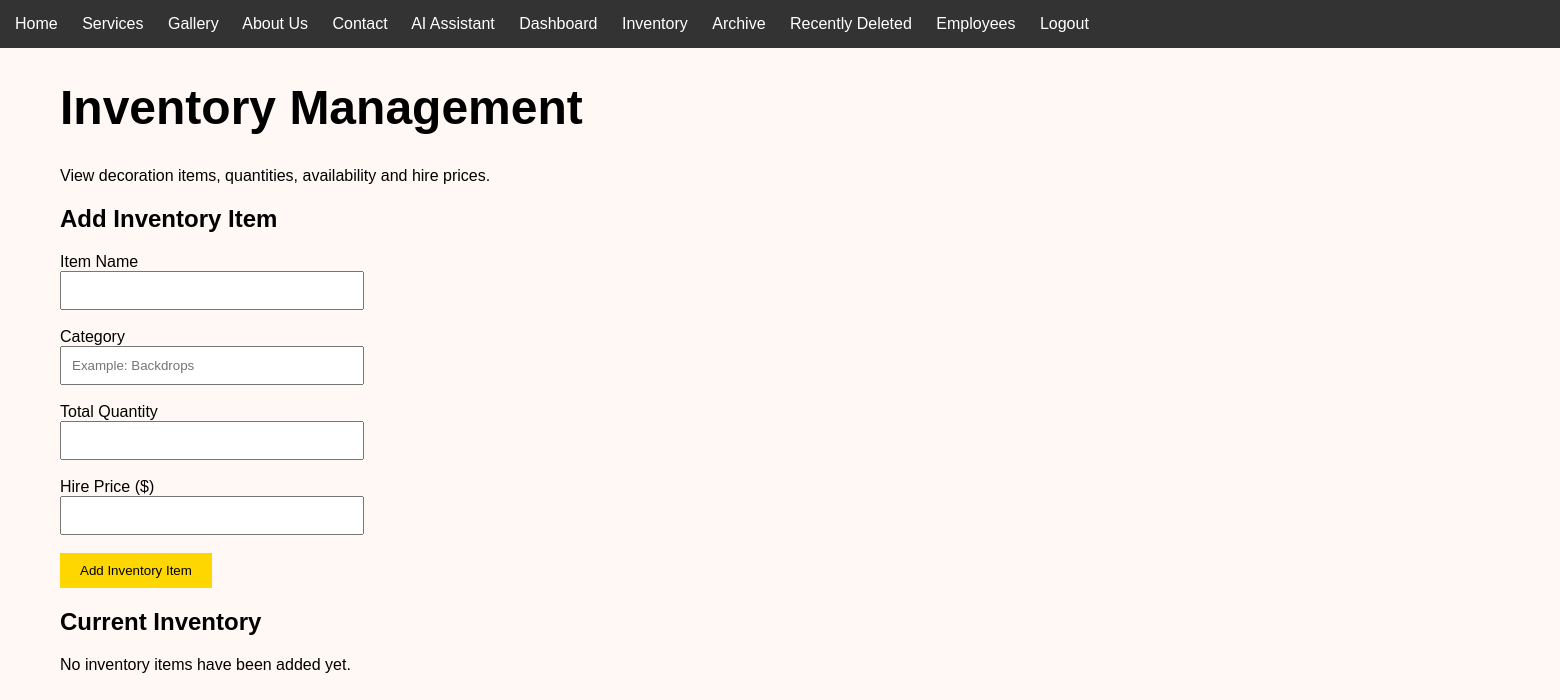
The page /inventory (signed in) on the database as committed earlier.
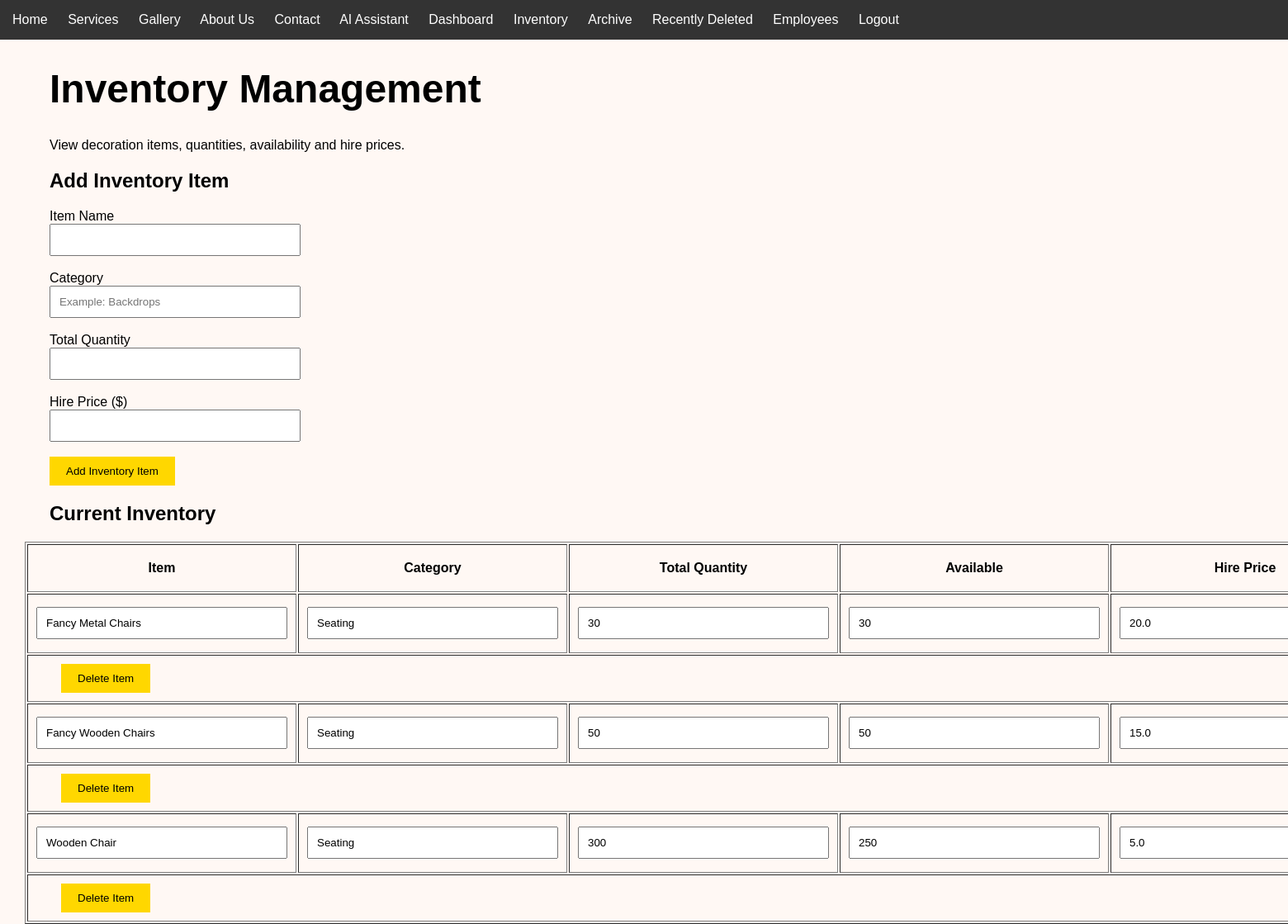
The same page on the database as committed later.
### tables this page shows
CREATE TABLE Inventory (

    ItemID INTEGER PRIMARY KEY AUTOINCREMENT,

    ItemName TEXT NOT NULL,

    Category TEXT NOT NULL,

    Quantity INTEGER NOT NULL,

    AvailableQuantity INTEGER NOT NULL,

    HirePrice REAL NOT NULL

);

### app.py (the view, shortened to what this page needs)
@app.route("/inventory", methods=["GET", "POST"])
@login_required
def inventory():
    error = None
    success = None
    connection = get_connection()
    cursor = connection.cursor()
    cursor.execute("""
        SELECT *
        FROM Inventory
        ORDER BY Category ASC, ItemName ASC
    """)
    inventory_items = cursor.fetchall()
    connection.close()
    return render_template(
        "inventory.html",
        inventory_items=inventory_items,
        error=error,
        success=success,
        role=session.get("role")
    )

### app.py (called while the page is built)
def login_required(route_function):
    @wraps(route_function)
    def protected_route(*args, **kwargs):
        if session.get("logged_in") is not True:
            return redirect(url_for("login"))
        return route_function(*args, **kwargs)
    return protected_route

### database.py (called while the page is built)
def get_connection():
    connection = sqlite3.connect(DATABASE)
    connection.row_factory = sqlite3.Row
    connection.execute(
        "PRAGMA foreign_keys = ON"
    )
    return connection

### templates/inventory.html (shortened to what the changed rows need)
{% extends "base.html" %}
{% block content %}
<h1>Inventory Management</h1>
{% if session.get("role") == "admin" and session.get("username") == "rani" %}
    <section class="inventory-form-section">
        <h2>Add Inventory Item</h2>
    </section>
{% endif %}
<section class="inventory-table-section">
    <h2>Current Inventory</h2>
    {% if inventory_items %}
        <table border="1" cellpadding="10">
            <tr>
                <th>Item</th>
                <th>Category</th>
                <th>Total Quantity</th>
                <th>Available</th>
                <th>Hire Price</th>
            </tr>
            {% for item in inventory_items %}
                <tr>
                    {% if session.get("role") == "admin" and session.get("username") == "rani" %}
                        <form
                            method="POST"
                            action="{{ url_for('edit_inventory_item', item_id=item.ItemID) }}"
                        >
                            <td>
                                <input
                                    type="text"
                                    name="item_name"
                                    value="{{ item.ItemName }}"
                                    required
                                >
                            </td>
                            <td>
                                <input
                                    type="text"
                                    name="category"
                                    value="{{ item.Category }}"
                                    required
                                >
                            </td>
                            <td>
                                <input
                                    type="number"
                                    name="quantity"
                                    value="{{ item.Quantity }}"
                                    min="0"
                                    required
                                >
                            </td>
                            <td>
                                <input
                                    type="number"
                                    name="available_quantity"
                                    value="{{ item.AvailableQuantity }}"
                                    min="0"
                                    max="{{ item.Quantity }}"
                                    required
                                >
                            </td>
                            <td>
                                <input
                                    type="number"
                                    name="hire_price"
                                    value="{{ item.HirePrice or 0 }}"
                                    min="0"
                                    step="0.01"
                                    required
                                >
                            </td>
                        </form>
                    {% endif %}
                </tr>
                {% if session.get("role") == "admin" and session.get("username") == "rani" %}
                    <tr>
                        <td colspan="6">
                            <form
                                method="POST"
                                action="{{ url_for('delete_inventory_item', item_id=item.ItemID) }}"
                                onsubmit="return confirm('Delete this inventory item permanently?');"
                            >
                                <button type="submit">
                                    Delete Item
                                </button>
                            </form>
                        </td>
                    </tr>
                {% endif %}
            {% endfor %}
        </table>
    {% else %}
        <p>No inventory items have been added yet.</p>
    {% endif %}
</section>
{% endblock %}

Rows that differ between the two databases and show on the page:
added Inventory: item_name "Fancy Metal Chairs", category "Seating", quantity "30", available_quantity "30", hire_price "20.0"
added Inventory: item_name "Fancy Wooden Chairs", category "Seating", quantity "50", available_quantity "50", hire_price "15.0"
added Inventory: item_name "Wooden Chair", category "Seating", quantity "300", available_quantity "250", hire_price "5.0"
Other text that changed with them:
text no longer shown: "No inventory items have been added yet."
text now shown: "Item Category Total Quantity Available Hire Price"
